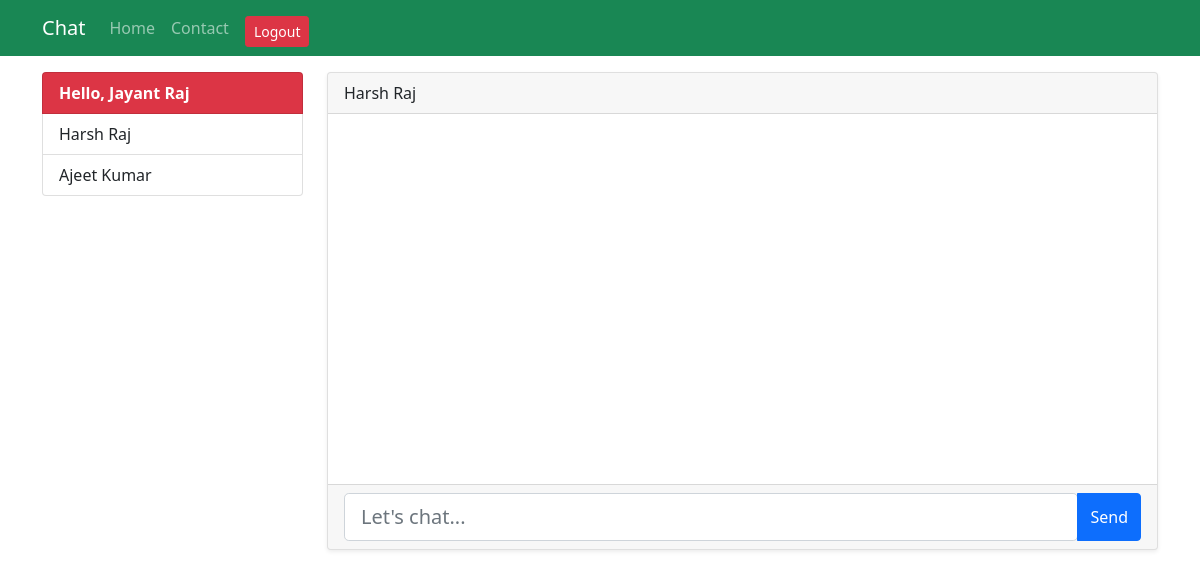
Before: /dashboard/harshraj/ (signed in) with the older database file.
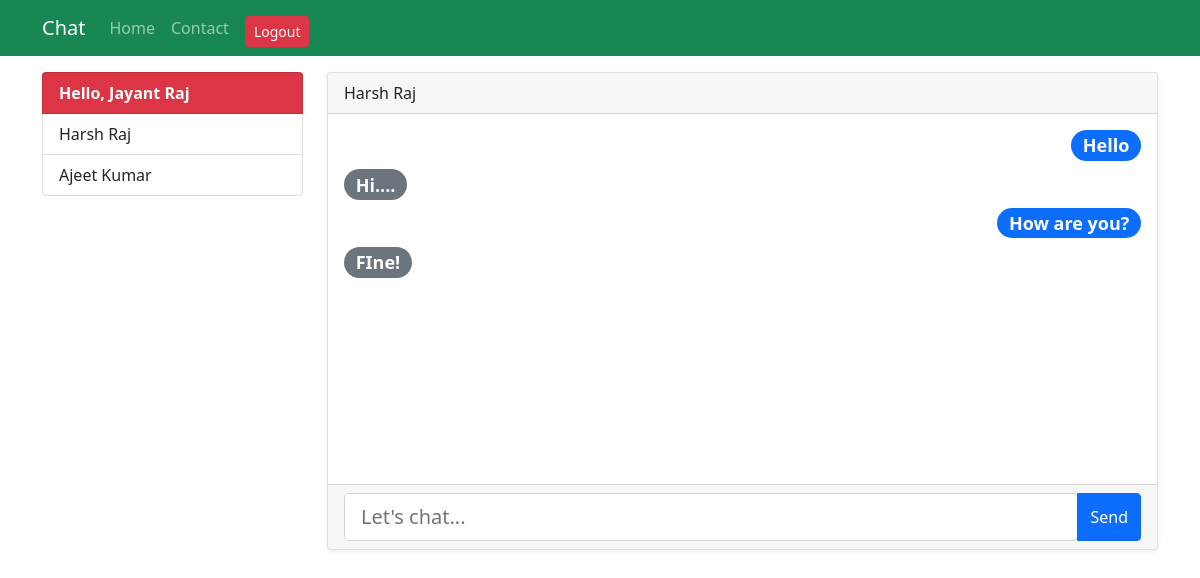
After: the same page with the newer database file.
### app/models.py (models this page shows, shortened)
class Message(models.Model):
    msg = models.CharField(max_length=100)
    timedate = models.DateTimeField(auto_now=True)
    sender = models.ForeignKey(User, on_delete=models.CASCADE, related_name="sender")
    receiver = models.ForeignKey(User, on_delete=models.CASCADE, related_name="receiver")

### app/views.py (the view)
# urls.py: path("dashboard/", Dashboard.as_view(), name="dashboard"),
class Dashboard(View):
    def get(self, request, username=None):
        if request.user.is_authenticated:
            content = {
                'me': User.objects.get(username=request.user.username),
                'users': User.objects.filter(is_superuser=False).exclude(username=request.user.username)
            }
            if username != None:
                content['receiver'] = User.objects.get(username=username)
                content['chats'] = Message.objects.filter(Q(Q(sender__username=request.user.username) & Q(receiver__username=username)) | Q(Q(sender__username=username) & Q(receiver__username=request.user.username))).order_by('id')
                return render(request, 'chat.html', content)
            else:
                return render(request, 'dashboard.html', content)
        else:
            return redirect("login")

### app/templates/chat.html (shortened to what this page needs)
{% extends "loginbase.html" %}
{% block columns %}
<div class="col-lg-9">
    <div class="card shadow-sm">
        <div class="card-header">
            {{receiver.first_name}} {{receiver.last_name}}
        </div>
        <div class="card-body" id="message" style="height: 370px; overflow-y: auto;">
            {% for chat in chats %}
            {% if chat.sender.username == receiver.username and chat.receiver.username == me.username %}
            <div class="row">
                <h4 class=""><span class="badge bg-secondary rounded-pill">{{chat.msg}}</span></h4>
            </div>
            {% endif %}
            {% if chat.sender.username == me.username and chat.receiver.username == receiver.username %}
            <div class="row">
                <h4 class=""><span class="badge bg-primary float-end rounded-pill">{{chat.msg}}</span></h4>
            </div>
            {% endif %}
            {% endfor %}
        </div>
        <div class="card-footer">
            <div class="btn-group w-100">
                <input type="text" autofocus name="msg" id="msg" placeholder="Let's chat..." class="form-control form-control-lg">
                <button type="button" id="send" class="btn btn-primary">Send</button>
            </div>
        </div>
    </div>
</div>
{% endblock columns %}

### app/templates/loginbase.html (shortened to what this page needs)
<!DOCTYPE html>
<html lang="en">
<head>
    <link href="https://cdn.jsdelivr.net/npm/bootstrap@5.1.3/dist/css/bootstrap.min.css" rel="stylesheet">
</head>
<body>
    <nav class="navbar sticky-top navbar-expand-lg navbar-dark bg-success">
        <div class="container">
            <a href="#" class="navbar-brand">Chat</a>
            <div class="collapse navbar-collapse" id="navbarNav">
                <ul class="navbar-nav">
                    <li class="nav-item">
                        <a href="{% url 'homepage' %}" class="nav-link">Home</a>
                    </li>
                    <li class="nav-item">
                        <a href="" class="nav-link">Contact</a>
                    </li>
                    <li class="nav-item">
                        <a href="{% url 'logout' %}" class="btn btn-danger btn-sm mt-2 mx-2">Logout</a>
                    </li>
                </ul>
            </div>
        </div>
    </nav>
    <div class="container">
        <div class="row mt-3">
            <div class="col-lg-3">
                <div class="list-group">
                    <a href="" class="list-group-item fw-bold list-group-item-aciton bg-danger text-white">Hello, {{me.first_name}} {{me.last_name}}</a>
                    {% for user in users %}
                    <a href="{% url 'chat' user.username %}" class="list-group-item list-group-item-action">{{user.first_name}} {{user.last_name}}</a>
                    {% endfor %}
                </div>
            </div>
            {% block columns %}{% endblock columns %}
        </div>
    </div>
</body>
</html>

Changed rows visible on the page:
added Message: msg "Hello"
added Message: msg "Hi...."
added Message: msg "How are you?"
added Message: msg "FIne!"
